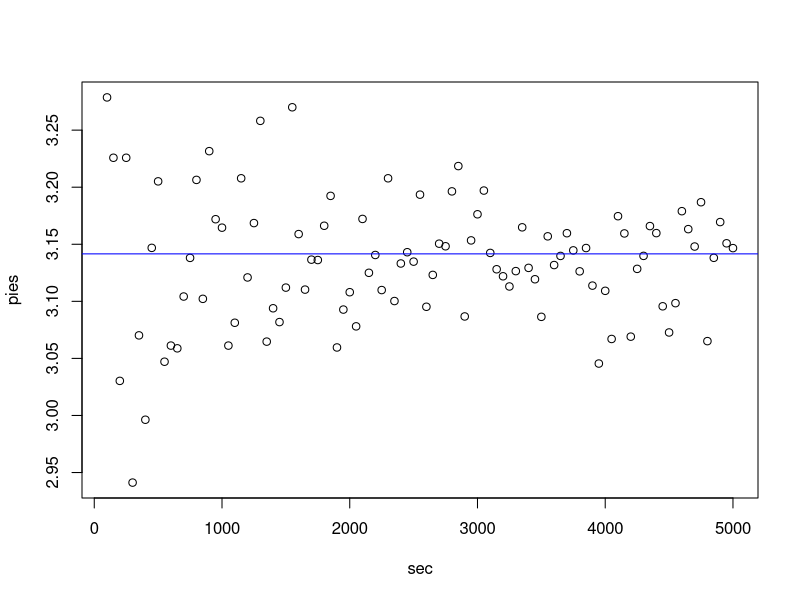

Recreate this plot in R.
library(tidyverse)
library(ggplot2)
L <- 1 # length of needle
x <- 1 # distance between lines
n <- 10000 # number of dropped needles

buffon_experiment <- function(n, L, a) {
  hit <- 0
  for(i in 1:n) {
    x <- runif(1,0,1)
    y <- runif(1,0,1)
    while(x^2 + y^2 > 1) { # no points outside of unit circle
      x <- runif(1,0,1)
      y <- runif(1,0,1)
    }	
    theta <- atan(y/x) # the random angle
    d <- runif(1,0,(L/2)) # distance of needle midpoint to nearest line
    if(d <= (a/2)*sin(theta)) {
      hit <- hit + 1
    } 
  }
  hit
}

B = buffon_experiment(n, x, L)
print("# touching or crossing a line:")
B = B / n
B
print("# not touching a line:")
print(1-B)
print("Pi estimation:")
pi.est <- (2)/(B)
pi.est

sec <- seq(100, 5000, 50)

pi_aprox <- function(n){
  
  B = buffon_experiment(n, x, L)
  #print("# touching or crossing a line:")
  B = B / n
  B
  #print("# not touching a line:")
  #print(1-B)
  #print("Pi estimation:")
  pi.est <- (2)/(B)
  pi.est
}

pies <- lapply(sec, pi_aprox)  

plot(sec, pies)
#Check PI value
abline(h=pi, col="blue")
